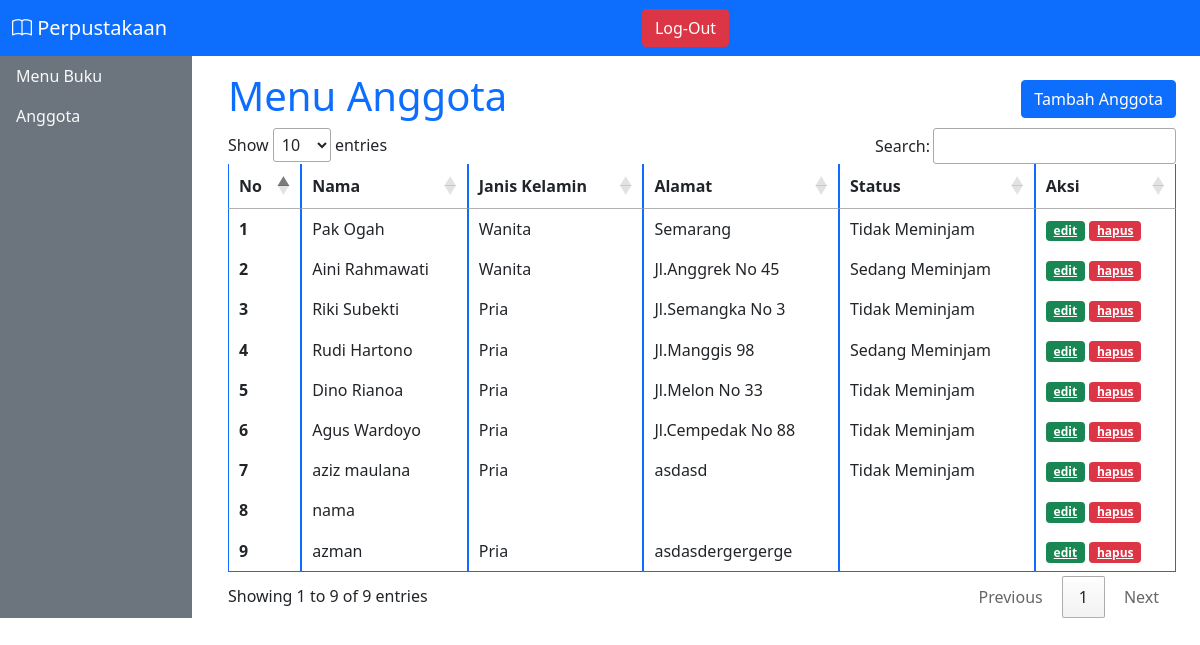
Page /page_anggota/anggota.php (signed in) on the committed database.
### tables this page shows
CREATE TABLE `tbanggota` (
  `idanggota` int(11) NOT NULL,
  `nama` varchar(30) NOT NULL,
  `jeniskelamin` varchar(10) NOT NULL,
  `alamat` varchar(40) NOT NULL,
  `status` varchar(20) NOT NULL
);

### page_anggota/anggota.php (the view)
<?php include "../template/header.php" ?>
<?php include "../koneksi.php" ?>
<div class="col-md-10">
    <div class="container">
        <ul class="nav justify-content-between mt-3">
            <li class="nav-item">
                <h1 class="text-primary">Menu Anggota</h1>
            </li>
            <li class="nav-item mt-2">
             <a href="/sertifikasi/page_anggota/tambah_anggota.php" class="btn btn-primary" >Tambah Anggota</a>
        </ul>
        <?php
     $query = ("SELECT * FROM tbanggota ");
     $buku = mysqli_query($db,$query);
     ?>
        <table class="table table-bordered border-primary mt-3" id="tabel">
        <thead>
            <tr>
            <th scope="col">No</th>
            <th scope="col">Nama</th>
            <th scope="col">Janis Kelamin</th>
            <th scope="col">Alamat</th>
            <th scope="col">Status</th>
            <th scope="col">Aksi</th>
            </tr>
        </thead>
        <tbody>
            <?php
            $i = 1;
            foreach ($buku as $b ) :
                ?>
            <tr>
            <th scope="row"><?= $i++?></th>
            <td><?= $b['nama']?></td>
            <td><?= $b['jeniskelamin']?></td>
            <td><?= $b['alamat']?></td>
            <td><?= $b['status']?></td>
            <td> <a href="/sertifikasi/page_anggota/edit_anggota.php?id=<?= $b['idanggota']?>" class="badge bg-success">edit</a> <a href="/sertifikasi/page_anggota/hapus_anggota.php?id=<?= $b['idanggota']?>" class="badge bg-danger">hapus</a> </td>
            </tr>
            <?php endforeach; ?>
        </tbody>
        </table>
        </div>
        </div>
<?php include "../template/footer.php" ?>

### template/header.php (shortened to what this page needs)
<!DOCTYPE html>
<html lang="en">
<head>
    <link href="https://cdn.jsdelivr.net/npm/bootstrap@5.1.3/dist/css/bootstrap.min.css" rel="stylesheet">
    <link rel="stylesheet" href="https://cdn.jsdelivr.net/npm/bootstrap-icons@1.6.0/font/bootstrap-icons.css">
    <link rel="stylesheet" href="https://cdn.datatables.net/1.11.0/css/jquery.dataTables.min.css">
</head>
<body>
<nav class="navbar navbar-expand-lg navbar-dark bg-primary">
  <div class="container-fluid">
    <a class="navbar-brand" href="#"><i class="bi bi-book"></i> Perpustakaan</a>
    <div class="collapse navbar-collapse " id="navbarNavAltMarkup">
      <div class="navbar-nav mx-auto">
        <a class="btn btn-danger" href="/sertifikasi/logout.php">Log-Out</a>
      </div>
    </div>
  </div>
</nav>
<div class="cotainter">
    <div class="row">
        <div class="col-md-2 bg-secondary">
        <nav class="nav flex-column nav-dark ">
        <ul class="nav flex-column">
            <li class="nav-item text-white">
                <a class="nav-link link-light" href="/sertifikasi/">Menu Buku</a>
            </li>
            <li class="nav-item">
                <a class="nav-link link-light" href="/sertifikasi/page_anggota/anggota.php">Anggota</a>
            </li>
            </ul>
                    </nav>
        </div>

### template/footer.php (shortened to what this page needs)
    </div>
</div>
</body>
</html>

### rows in the picture
tbanggota: nama "Pak Ogah", jeniskelamin "Wanita", alamat "Semarang", status "Tidak Meminjam"
tbanggota: nama "Aini Rahmawati", jeniskelamin "Wanita", alamat "Jl.Anggrek No 45", status "Sedang Meminjam"
tbanggota: nama "Riki Subekti", jeniskelamin "Pria", alamat "Jl.Semangka No 3", status "Tidak Meminjam"
tbanggota: nama "Rudi Hartono", jeniskelamin "Pria", alamat "Jl.Manggis 98", status "Sedang Meminjam"
tbanggota: nama "Dino Rianoa", jeniskelamin "Pria", alamat "Jl.Melon No 33", status "Tidak Meminjam"
tbanggota: nama "Agus Wardoyo", jeniskelamin "Pria", alamat "Jl.Cempedak No 88", status "Tidak Meminjam"
tbanggota: nama "aziz maulana", jeniskelamin "Pria", alamat "asdasd", status "Tidak Meminjam"
tbanggota: nama "nama"
tbanggota: nama "azman", jeniskelamin "Pria", alamat "asdasdergergerge"
